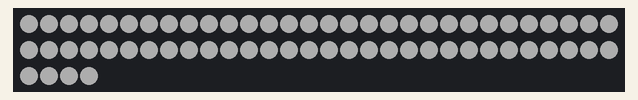
Recording of a sketch running on a simulated Arduino Uno, built with avr-gcc and run on an emulated ATmega328P. Parts: 64 RGB LEDs in strip order, left to right, continuing on the next row. Dim RGB values are drawn brighter than linear.

Above: at 0.1 s.

The sketch:

Neo3.ino
```cpp
#include <Adafruit_NeoPixel.h>

Adafruit_NeoPixel strip(64, 7);

void setup() {
  // put your setup code here, to run once:
  strip.begin();
  strip.clear();
  strip.setBrightness(50);
}

void loop() {
  // put your main code here, to run repeatedly:

  for (int i = 0; i < strip.numPixels(); i++) {
    strip.setPixelColor(i, 255, 255, 255);
  }
  strip.show();
}
```
